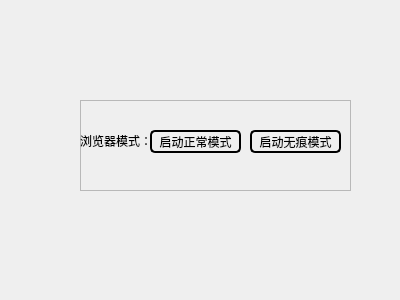
<?xml version="1.0" encoding="UTF-8"?>
<ui version="4.0">
 <class>Form_setting</class>
 <widget class="QWidget" name="Form_setting">
  <property name="windowModality">
   <enum>Qt::NonModal</enum>
  </property>
  <property name="geometry">
   <rect>
    <x>0</x>
    <y>0</y>
    <width>400</width>
    <height>300</height>
   </rect>
  </property>
  <property name="windowTitle">
   <string>参数设置</string>
  </property>
  <widget class="QFrame" name="frame">
   <property name="geometry">
    <rect>
     <x>80</x>
     <y>100</y>
     <width>271</width>
     <height>91</height>
    </rect>
   </property>
   <property name="frameShape">
    <enum>QFrame::StyledPanel</enum>
   </property>
   <property name="frameShadow">
    <enum>QFrame::Raised</enum>
   </property>
   <widget class="QLabel" name="label">
    <property name="geometry">
     <rect>
      <x>0</x>
      <y>30</y>
      <width>71</width>
      <height>21</height>
     </rect>
    </property>
    <property name="text">
     <string>浏览器模式：</string>
    </property>
   </widget>
   <widget class="QPushButton" name="pushButton_normal_mode">
    <property name="geometry">
     <rect>
      <x>70</x>
      <y>30</y>
      <width>91</width>
      <height>23</height>
     </rect>
    </property>
    <property name="cursor">
     <cursorShape>PointingHandCursor</cursorShape>
    </property>
    <property name="styleSheet">
     <string notr="true">QPushButton {
border:2px solid rgb(0, 0, 0);
border-radius: 5px;
background-color: rgb(0, 0, 0, 0);
}</string>
    </property>
    <property name="text">
     <string>启动正常模式</string>
    </property>
   </widget>
   <widget class="QPushButton" name="pushButton_incognito_mode">
    <property name="geometry">
     <rect>
      <x>170</x>
      <y>30</y>
      <width>91</width>
      <height>23</height>
     </rect>
    </property>
    <property name="cursor">
     <cursorShape>PointingHandCursor</cursorShape>
    </property>
    <property name="styleSheet">
     <string notr="true">QPushButton {
border:2px solid rgb(0, 0, 0);
border-radius: 5px;
background-color: rgb(0, 0, 0, 0);
}</string>
    </property>
    <property name="text">
     <string>启动无痕模式</string>
    </property>
   </widget>
  </widget>
 </widget>
 <resources/>
 <connections/>
</ui>
